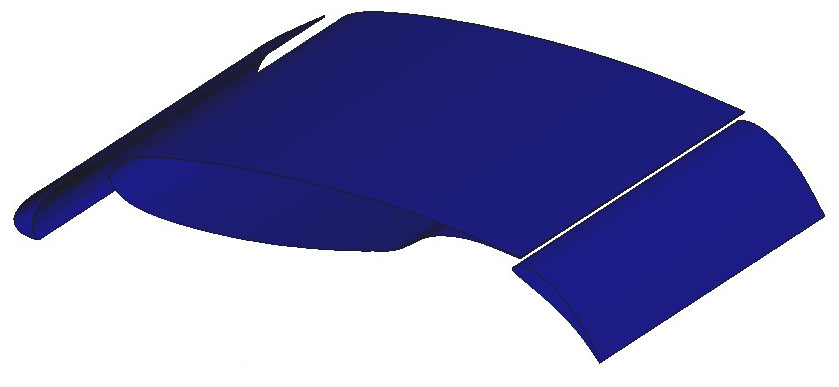
#> input picture applications/ALEapplication/test_examples/profil_surface.gid/geometry.jpg, 839 x 387 px
$ python join_images.py ../../ALEapplication/test_examples/profil_surface.gid ../../ALEapplication/test_examples/profil_surface.gid out
#> lines starting #> are read from the running program, lines starting #| are printed output that depends on the picture
from pathlib import Path
from PIL import Image, ImageDraw, ImageFont
import argparse
import sys

def load_font(size: int = 16):
    """Try to load a truetype font, fallback to default."""
    try:
        return ImageFont.truetype("DejaVuSans.ttf", size)
    except IOError:
        return ImageFont.load_default()

def add_label_below_image(image: Image.Image, label: str, font: ImageFont.ImageFont) -> Image.Image:
    """Add a label below the image and return the new image."""
    # Get text size using getbbox (reliable for modern Pillow)
    bbox = font.getbbox(label)
    text_width = bbox[2] - bbox[0]
    text_height = bbox[3] - bbox[1]

    padding = 10
    new_img = Image.new("RGB", (image.width, image.height + text_height + padding), color="white")
    new_img.paste(image, (0, 0))

    draw = ImageDraw.Draw(new_img)
    text_x = (image.width - text_width) // 2
    text_y = image.height + (padding // 2)
    draw.text((text_x, text_y), label, fill="black", font=font)

    return new_img

def join_images(image_path_a: Path, image_path_b: Path, label_a: str, label_b: str, font: ImageFont.ImageFont) -> Image.Image:
    """Join two labeled images side-by-side with a vertical separator."""
    img_a = Image.open(image_path_a)
    img_b = Image.open(image_path_b)

    # [7 lines of commented-out code are left out]
    labeled_a = add_label_below_image(img_a, label_a, font)
    labeled_b = add_label_below_image(img_b, label_b, font)

    # Dimensions
    separator_width = 1  # 1 pixel line
    total_width = labeled_a.width + labeled_b.width + separator_width
    max_height = max(labeled_a.height, labeled_b.height)

    # Create new canvas with separator
    combined = Image.new("RGB", (total_width, max_height), color="white")
    combined.paste(labeled_a, (0, 0))
    combined.paste(labeled_b, (labeled_a.width + separator_width, 0))

    # Draw vertical separator line
    draw = ImageDraw.Draw(combined)
    line_x = labeled_a.width
    draw.line([(line_x, 0), (line_x, max_height)], fill="black", width=separator_width)

    return combined

def main(folder_a: Path, folder_b: Path, output_folder: Path):
    if not folder_a.is_dir() or not folder_b.is_dir():
        print("[ERROR] One or both input folders are invalid.", file=sys.stderr)
        return

    output_folder.mkdir(parents=True, exist_ok=True)
    font = load_font(40)

    files_a = {f.name for f in folder_a.iterdir() if f.is_file()}
    files_b = {f.name for f in folder_b.iterdir() if f.is_file()}
    common_files = files_a & files_b

    missing_in_a = files_b - files_a
    missing_in_b = files_a - files_b

    for missing in sorted(missing_in_a):
        print(f"[ERROR] File '{missing}' is in Folder B but missing in Folder A", file=sys.stderr)
    for missing in sorted(missing_in_b):
        print(f"[ERROR] File '{missing}' is in Folder A but missing in Folder B", file=sys.stderr)

    label_a = folder_a.name
    label_b = folder_b.name

    for filename in sorted(common_files):
        try:
            path_a = folder_a / filename
            path_b = folder_b / filename
            output_path = output_folder / filename

            new_img = join_images(path_a, path_b, label_a, label_b, font)
#> in join_images, img_a is the input picture: PIL image 839x387 RGB; mean R, G, B 154.4, 154.5, 192.7
#> in add_label_below_image, `new_img = Image.new("RGB", (image.width, image.height + text_height + ..`: new_img: PIL image 839x436 RGB; every value is 255
#> in add_label_below_image, `new_img.paste(image, (0, 0))`:
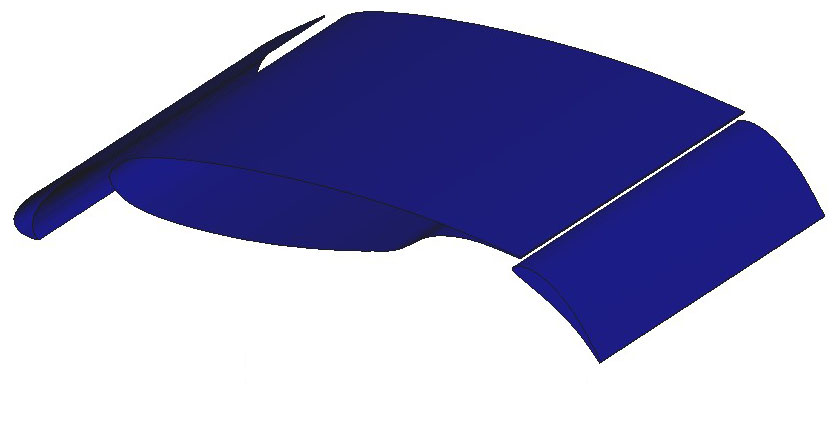
#> new_img: PIL image 839x436 RGB; mean R, G, B 165.7, 165.8, 199.7
#> in join_images, `combined = Image.new("RGB", (total_width, max_height), color="white")`: combined: PIL image 1679x436 RGB; every value is 255
#> in join_images, `combined.paste(labeled_a, (0, 0))`:
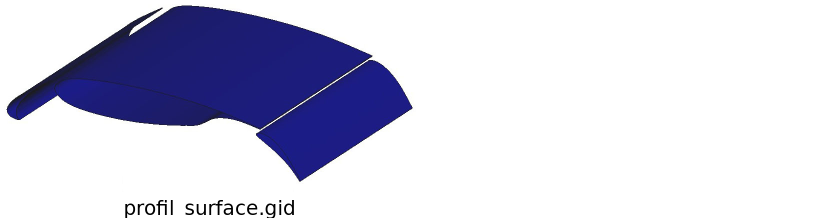
#> combined: PIL image 1679x436 RGB (shown at 1/2 size); mean R, G, B 209.4, 209.5, 226.4
#> in join_images, `combined.paste(labeled_b, (labeled_a.width + separator_width, 0))`:
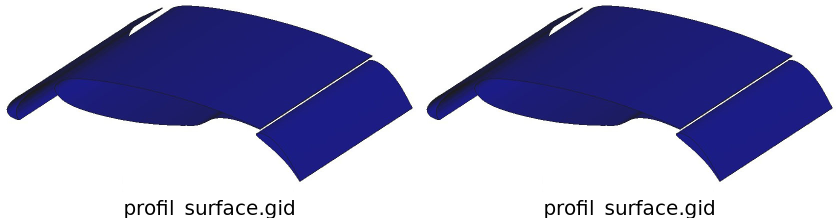
#> combined: PIL image 1679x436 RGB (shown at 1/2 size); mean R, G, B 163.9, 164, 197.9
#> new_img: PIL image 1679x436 RGB
            new_img.save(output_path)
            print(f"[INFO] Joined and saved: {output_path}")
        except Exception as e:
            print(f"[ERROR] Failed to process '{filename}': {e}", file=sys.stderr)
#> pass 2 of the loop in main, `for filename in sorted(common_files):`:
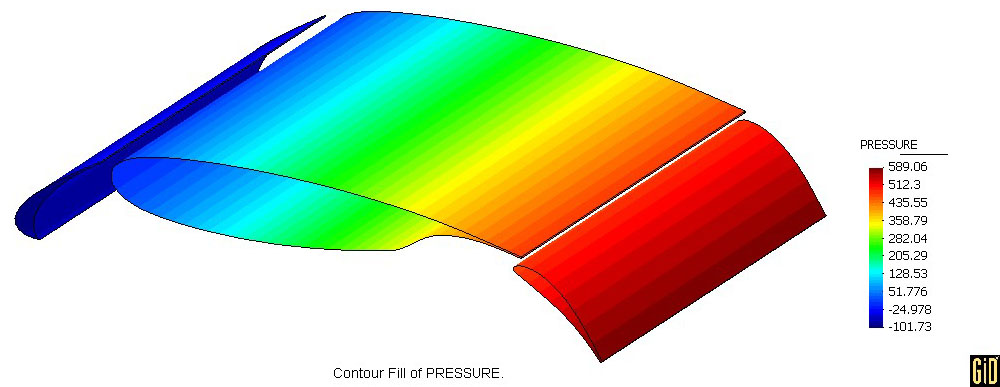
#> input picture applications/ALEapplication/test_examples/profil_surface.gid/pressure_lin.jpg, 1000 x 387 px
#> in join_images, img_a is the input picture: PIL image 1000x387 RGB; mean R, G, B 200.6, 208.9, 186.8
#> in add_label_below_image (call 3), `new_img.paste(image, (0, 0))`:
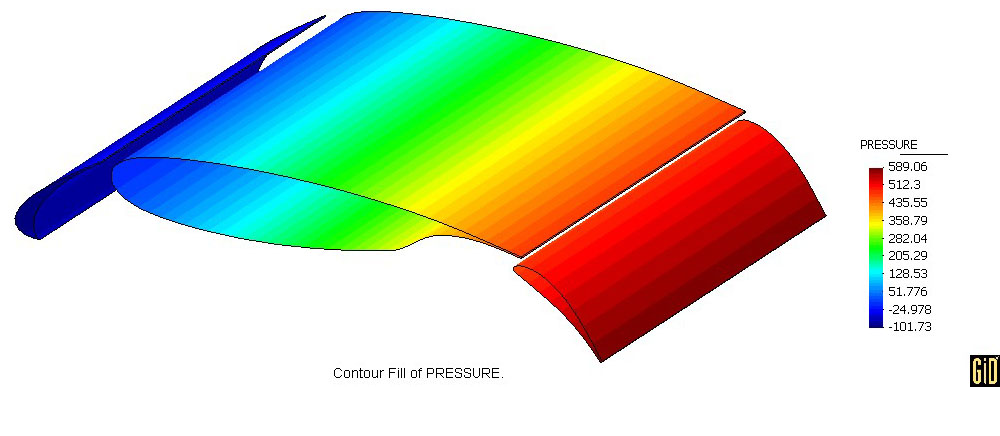
#> new_img: PIL image 1000x436 RGB; mean R, G, B 206.7, 214.1, 194.5
#> labeled_a: PIL image 1000x436 RGB
#> in join_images (call 2), `combined.paste(labeled_b, (labeled_a.width + separator_width, 0))`:
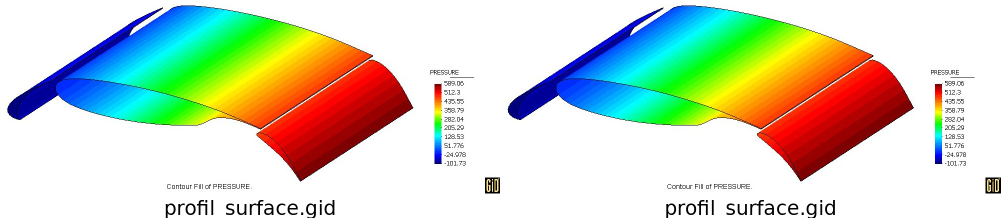
#> combined: PIL image 2001x436 RGB (shown at 1/2 size); mean R, G, B 205.1, 212.5, 192.9

if __name__ == "__main__":
    parser = argparse.ArgumentParser(description="Join matching images from two folders side-by-side with labels.")
    parser.add_argument("folderA", type=Path, help="Path to Folder A")
    parser.add_argument("folderB", type=Path, help="Path to Folder B")
    parser.add_argument("output_folder", type=Path, help="Path to output folder")

    args = parser.parse_args()
    main(args.folderA, args.folderB, args.output_folder)
